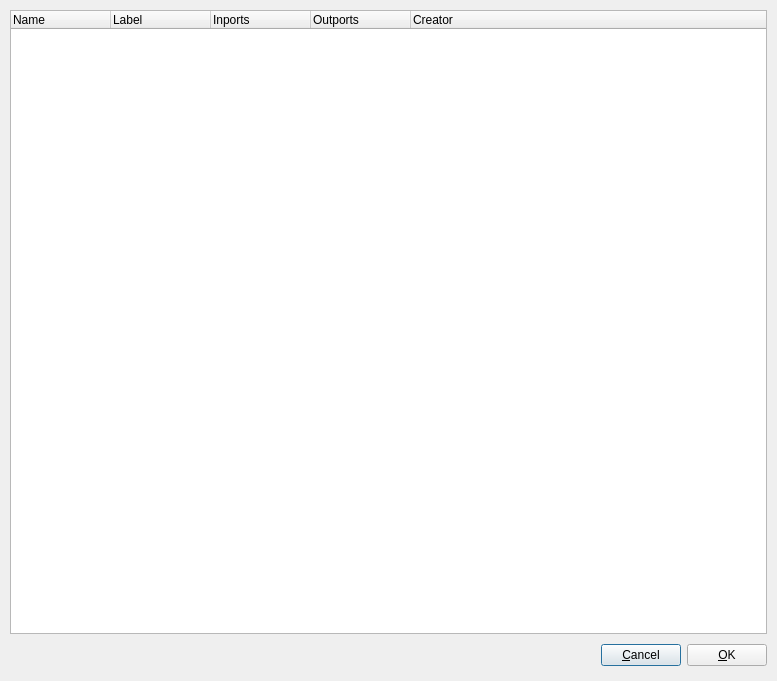
<ui version="4.0" >
 <author></author>
 <comment></comment>
 <exportmacro></exportmacro>
 <class>SS_PluginChooserBase</class>
 <widget class="QDialog" name="SS_PluginChooserBase" >
  <property name="geometry" >
   <rect>
    <x>0</x>
    <y>0</y>
    <width>777</width>
    <height>681</height>
   </rect>
  </property>
  <property name="windowTitle" >
   <string>SimpleDrums - Ladspa Plugin Chooser</string>
  </property>
  <layout class="QVBoxLayout" >
   <property name="margin" >
    <number>10</number>
   </property>
   <property name="spacing" >
    <number>6</number>
   </property>
   <item>
    <widget class="QTreeWidget" name="effectsListView" >
     <column>
      <property name="text" >
       <string>Name</string>
      </property>
     </column>
     <column>
      <property name="text" >
       <string>Label</string>
      </property>
     </column>
     <column>
      <property name="text" >
       <string>Inports</string>
      </property>
     </column>
     <column>
      <property name="text" >
       <string>Outports</string>
      </property>
     </column>
     <column>
      <property name="text" >
       <string>Creator</string>
      </property>
     </column>
    </widget>
   </item>
   <item>
    <layout class="QHBoxLayout" >
     <property name="margin" >
      <number>0</number>
     </property>
     <property name="spacing" >
      <number>6</number>
     </property>
     <item>
      <spacer>
       <property name="orientation" >
        <enum>Qt::Horizontal</enum>
       </property>
       <property name="sizeType" >
        <enum>QSizePolicy::Expanding</enum>
       </property>
       <property name="sizeHint" >
        <size>
         <width>301</width>
         <height>31</height>
        </size>
       </property>
      </spacer>
     </item>
     <item>
      <widget class="QPushButton" name="cancelButton" >
       <property name="text" >
        <string>&amp;Cancel</string>
       </property>
       <property name="shortcut" >
        <string>Alt+C</string>
       </property>
      </widget>
     </item>
     <item>
      <widget class="QPushButton" name="okButton" >
       <property name="text" >
        <string>&amp;OK</string>
       </property>
       <property name="shortcut" >
        <string>Alt+O</string>
       </property>
      </widget>
     </item>
    </layout>
   </item>
  </layout>
 </widget>
 <layoutdefault spacing="6" margin="11" />
 <resources/>
 <connections/>
</ui>
